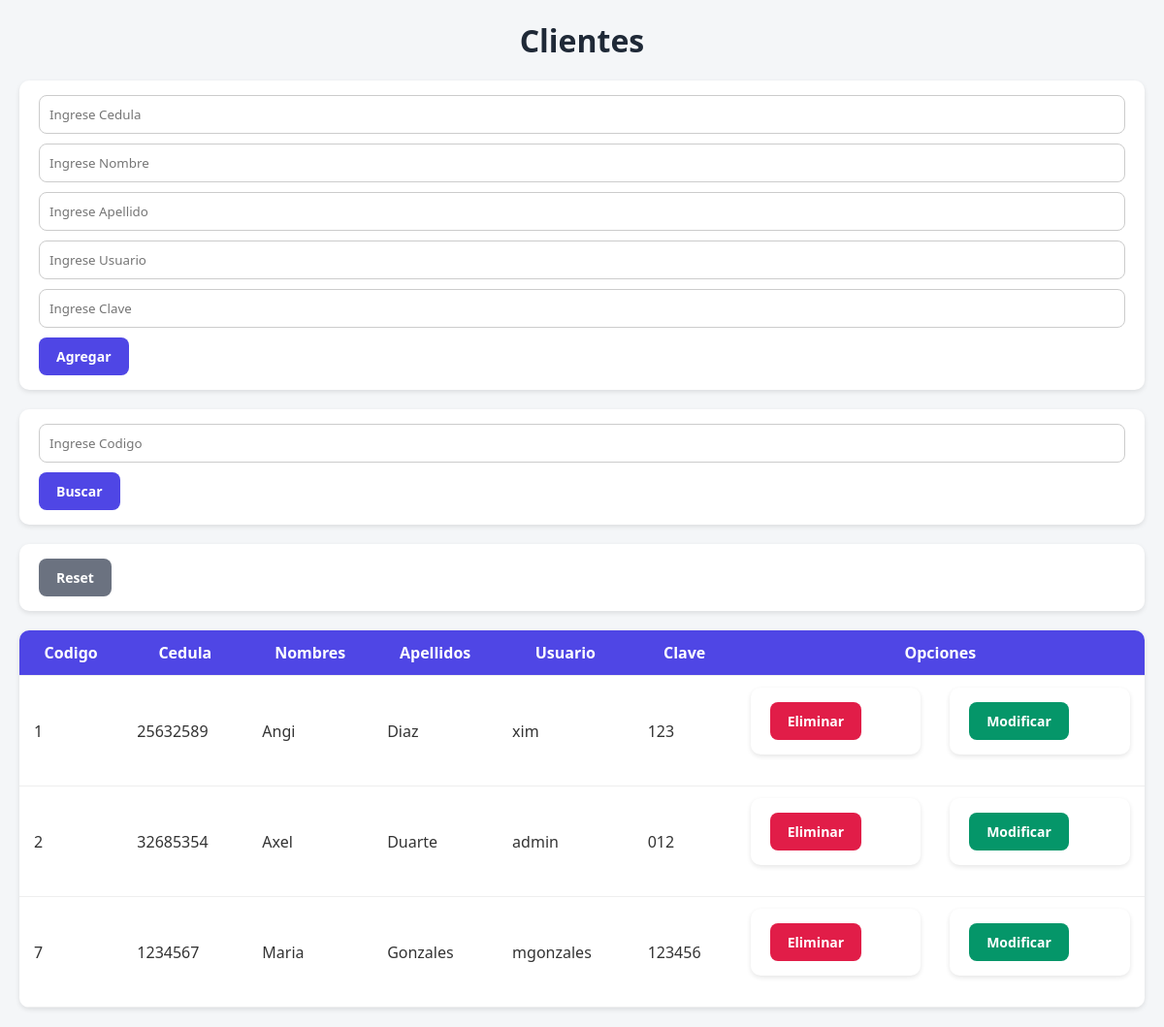
Screenshot of /referenciales/cliente/index.php with the database file from the repository.
### tables this page shows
CREATE TABLE `cliente` (
  `cli_codigo` int NOT NULL AUTO_INCREMENT,
  `cli_cedula` int NOT NULL,
  `cli_nombres` varchar(25) NOT NULL,
  `cli_apellidos` varchar(25) NOT NULL,
  `cli_usuario` varchar(25) NOT NULL,
  `cli_clave` varchar(25) NOT NULL,
  PRIMARY KEY (`cli_codigo`)
);

### referenciales/cliente/index.php (the view, shortened to what this page needs)
<?php
	include("../../conexion.php");
    ?>
    <html>
        <head>
            <link rel="stylesheet" href="../css/style.css">
        </head>
    </html>
    <?php
if(!empty($_POST["buscar"])){
    $codigo=$_POST["codigo"];
    $query="SELECT * FROM cliente WHERE cli_codigo=$codigo";
} else {
    $query="SELECT * FROM cliente";
}
echo "<h1>Clientes</h1>";
echo "<form method='POST'>";
echo "<input type='text' name='cedula' placeholder='Ingrese Cedula' required><br>";
echo "<input type='text' name='nombre' placeholder='Ingrese Nombre' required><br>";
echo "<input type='text' name='apellido' placeholder='Ingrese Apellido' required><br>";
echo "<input type='text' name='usuario' placeholder='Ingrese Usuario' required><br>";
echo "<input type='text' name='clave' placeholder='Ingrese Clave' required><br>";
echo "<input type='submit' name='agregar' value='Agregar'>";
echo "</form>";
echo "<form method='POST'>";
echo "<input type='text' name='codigo' placeholder='Ingrese Codigo' required><br>";
echo "<input type='submit' name='buscar' value='Buscar'>";
echo "</form>";
echo "<form method='POST'>";
echo "<input type='submit' value='Reset'>";
echo "</form>";
$res = mysqli_query($conexion,$query);
if(mysqli_num_rows($res) > 0){
    echo "<table>";
    echo "<tr><th>Codigo</th><th>Cedula</th><th>Nombres</th><th>Apellidos</th><th>Usuario</th><th>Clave</th><th colspan='2'>Opciones</th></tr>";
    while ($fila = mysqli_fetch_assoc($res)) {
        $codigo=$fila["cli_codigo"];
        $cedula=$fila["cli_cedula"];
        $nombre=$fila["cli_nombres"];
        $apellido=$fila["cli_apellidos"];
        $usuario=$fila["cli_usuario"];
        $clave=$fila["cli_clave"];
        echo "<tr>
                <td>$codigo</td>
                <td>$cedula</td>
                <td>$nombre</td>
                <td>$apellido</td>
                <td>$usuario</td>
                <td>$clave</td>
                <td>
                    <form action='eliminar.php' method='POST'>
                        <input type='hidden' name='codigo' value='$codigo'>
                        <input type='submit' value='Eliminar' name='eliminar'>
                    </form>
                </td>
                <td>
                    <form action='modificar.php' method='POST'>
                        <input type='hidden' name='codigo' value='$codigo'>
                        <input type='submit' value='Modificar' name='modificar'>
                    </form>
                </td>
              </tr>";
    }
    echo "</table>";
}
?>

### referenciales/css/style.css (style rules this page uses)
* { box-sizing: border-box; margin: 0; padding: 0; font-family: 'Segoe UI', sans-serif; }
h1 { text-align: center; margin-bottom: 20px; color: #1f2937; }
form { background-color: #fff; padding: 15px 20px; margin-bottom: 20px; border-radius: 10px; box-shadow: 0 2px 5px rgba(0,0,0,0.1); }
form input[type="text"], form input[type="password"], form select { width: 100%; padding: 10px; margin-bottom: 10px; border: 1px solid #ccc; border-radius: 8px; transition: 0.3s; }
input[type="submit"] { background-color: #4f46e5; color: #fff; border: none; padding: 10px 18px; border-radius: 8px; cursor: pointer; font-weight: bold; font-size: 14px; transition: 0.3s; }
input[type="submit"][value="Eliminar"] { background-color: #e11d48; }
input[type="submit"][value="Modificar"] { background-color: #059669; }
input[type="submit"][value="Reset"] { background-color: #6b7280; }
table { width: 100%; border-collapse: collapse; background-color: #fff; border-radius: 10px; overflow: hidden; box-shadow: 0 2px 5px rgba(0,0,0,0.1); }
table th, table td { padding: 12px 15px; text-align: left; border-bottom: 1px solid #eee; }
table th { background-color: #4f46e5; color: #fff; text-align: center; }

### rows the page displays
cliente: cli_codigo "1", cli_cedula "25632589", cli_nombres "Angi", cli_apellidos "Diaz", cli_usuario "xim", cli_clave "123"
cliente: cli_codigo "2", cli_cedula "32685354", cli_nombres "Axel", cli_apellidos "Duarte", cli_usuario "admin", cli_clave "012"
cliente: cli_codigo "7", cli_cedula "1234567", cli_nombres "Maria", cli_apellidos "Gonzales", cli_usuario "mgonzales", cli_clave "123456"
